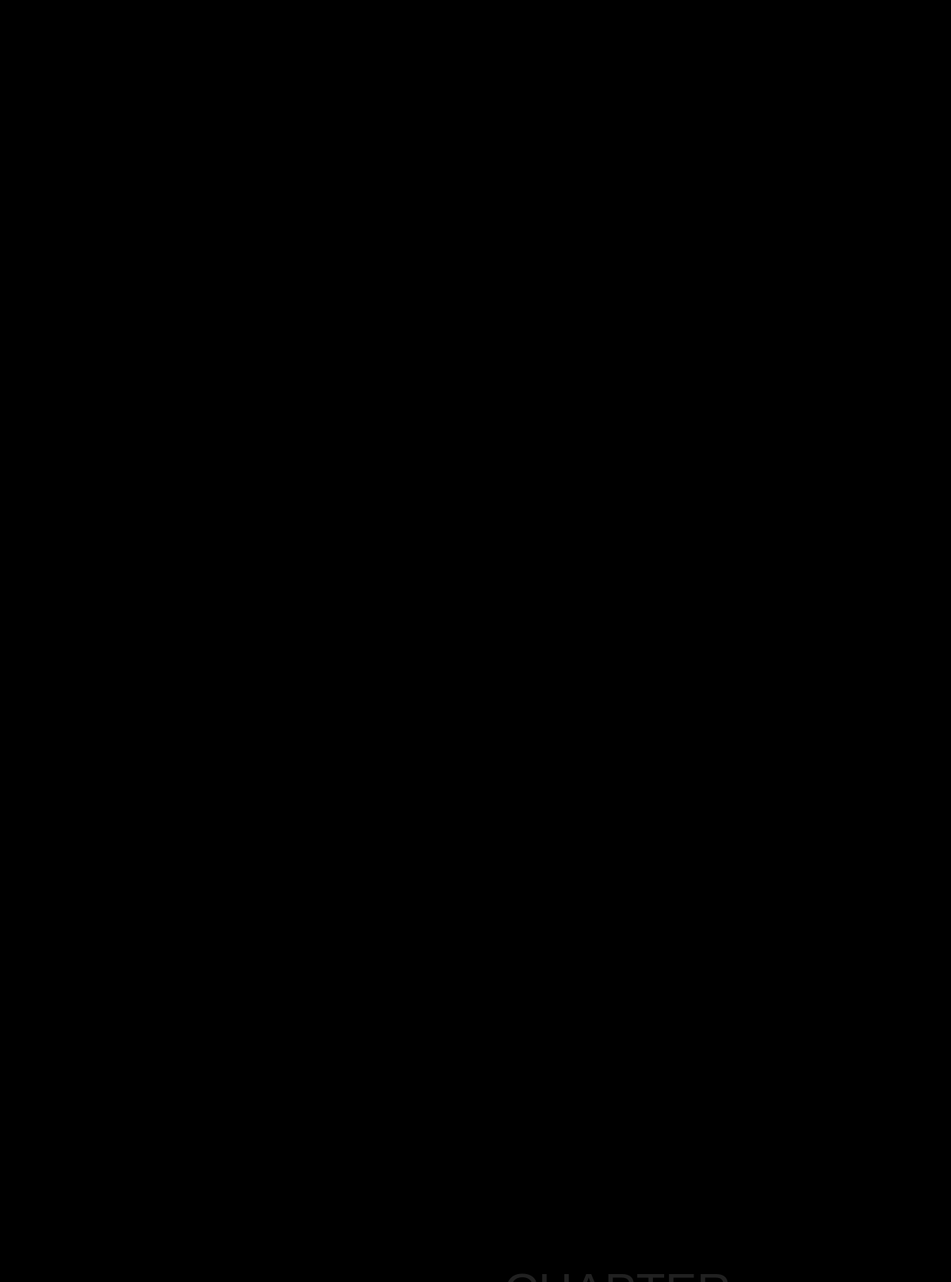
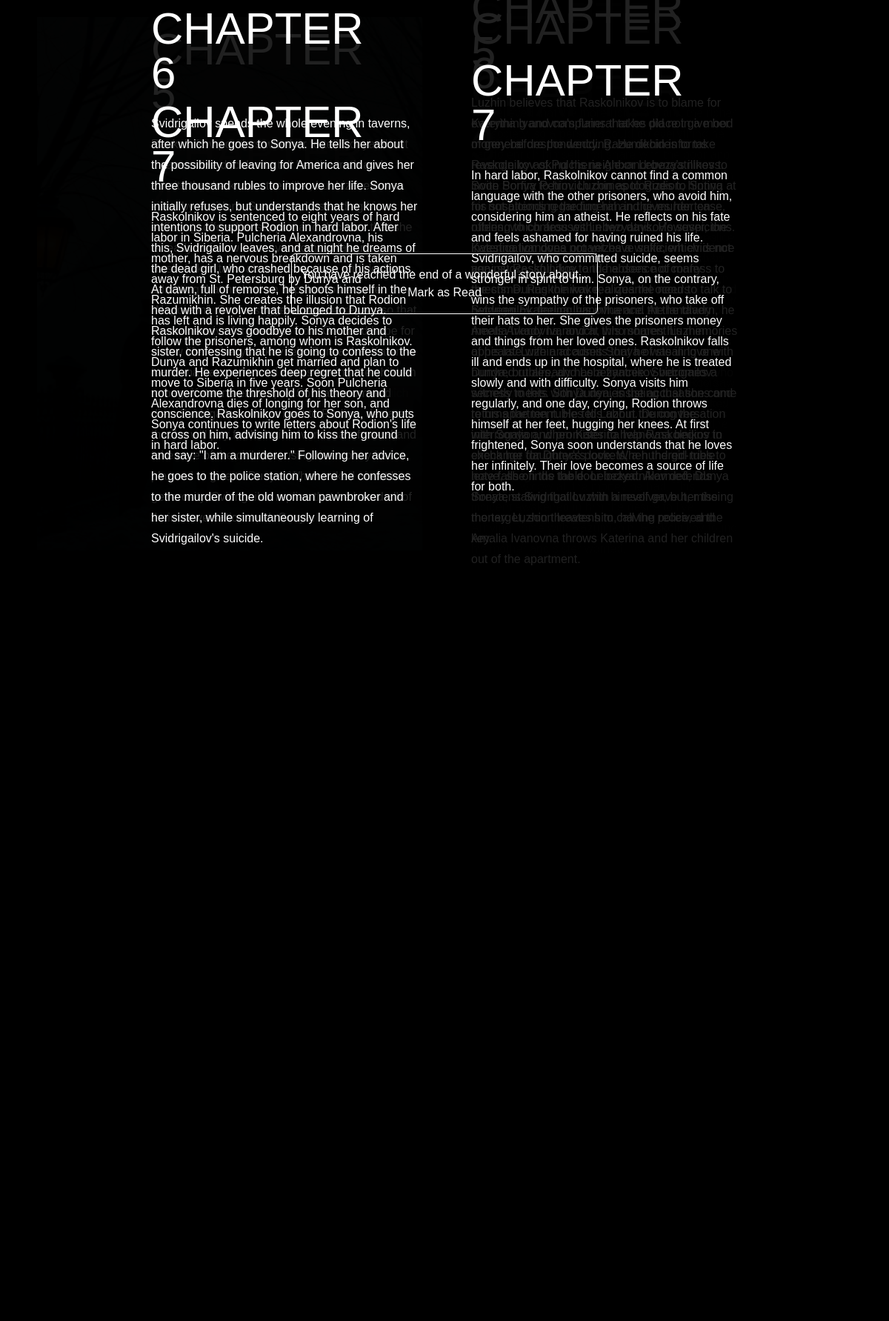
Page /story/story/11/ (signed in, upper part) on the committed database (2 pictures, top to bottom).
### story/models.py (models this page shows, shortened)
class StoryFrame(models.Model):
    story = models.ForeignKey(Story, on_delete=models.CASCADE, related_name='frames')
    chapter = models.IntegerField(null=True, blank=True)
    image = models.ImageField(upload_to='slides/', blank=True, null=True)
    paragraph = models.TextField(blank=True, null=True)
    position = models.CharField('Position', max_length=50, blank=True, null=True)  # Ensure position field exists

### story/views.py (the view)
# urls.py: path('story/<int:story_id>/', views.story_detail, name='story_details'),
@login_required
def story_detail(request, story_id):
    story = get_object_or_404(Story, id=story_id)
    frames = story.frames.all()  # Collect all story frames of current story
    progress = UserStoryProgress.objects.filter(user=request.user, story=story).first()
    user_has_read_story = progress.read if progress else False
    return render(request, 'story/story_details.html', {'story': story, 'frames': frames, 'user_has_read_story': user_has_read_story})

### story/templates/story/story_details.html (shortened to what this page needs)
{% load static %}
<!DOCTYPE html>
<html lang="en">
  <head>
    <link href="https://cdn.jsdelivr.net/npm/bootstrap@5.3.3/dist/css/bootstrap.min.css" rel="stylesheet" />
    <link rel="stylesheet" href="{% static 'story/css/main.css' %}" />
  </head>
  <body>
    <div class="mycontainer">
      <section class="gallery">
        {% if frames %}
          {% for frame in frames %}
            {% if frame.image %}
              <div class="frame {% if forloop.counter|divisibleby:3 %}frame_bg{% endif %}">
                {% if request.user.is_staff or request.user.is_superuser %}
                  <a href="{% url 'story:edit_frame' story.id frame.id %}">
                    <div class="frame__content">
                    </div>
                  </a>
                {% else %}
                  <div class="frame__content">
                    <div class="frame-media frame-media_{{ frame.position }}" style="background-image: url({{ frame.image.url }})"></div>
                  </div>
                {% endif %}
              </div>
            {% endif %}
            {% if frame.paragraph %}
              <div class="frame {% if forloop.counter|divisibleby:3 %}frame_bg{% endif %}">
                {% if request.user.is_staff or request.user.is_superuser %}
                  <a href="{% url 'story:edit_frame' story.id frame.id %}">
                    <div class="frame__content text-{{ frame.position }}">
                      <h3>Chapter {{ frame.chapter }}</h3>
                      <p>{{ frame.paragraph }}</p>
                    </div>
                  </a>
                {% else %}
                  <div class="frame__content text-{{ frame.position }}">
                    <h3>Chapter {{ frame.chapter }}</h3>
                    <p>{{ frame.paragraph }}</p>
                  </div>
                {% endif %}
              </div>
            {% endif %}
          {% endfor %}
        {% endif %}
        <div class="frame">
          <div class="frame__content text-center">
            <form method="post" action="{% url 'story:mark_as_read' story.id %}">
              <button type="submit" class="btn btn-outline-dark py-3">
                You have reached the end of a wonderful story about... <br />
                {% if user_has_read_story %}
                  Mark as Unread
                {% else %}
                  Mark as Read
                {% endif %}
              </button>
            </form>
          </div>
        </div>
      </section>
    </div>
  </body>
</html>

### story/static/story/css/main.css (style rules this page uses)
* { margin: 0; padding: 0; box-sizing: border-box; }
:root { --index: calc(1vw + 1vh); --gutter: 30px; --side-small: 26; --side-big: 36; --depth: 4000px; --transition: .75s cubic-bezier(.075, .5, 0, 1) }
body { scrollbar-width: none; }
body { background-color: #000; color: #fff; font-size: calc(var(--index) * .8); font-family: raleway_c, sans-serif; line-height: 1.75; font-weight: 300; }
a { text-decoration: none; color: inherit; background-color: transparent; }
.mycontainer { width: 100%; height: 100%; position: fixed; perspective: 1500px; }
.gallery { transform-style: preserve-3d; height: 100%; }
.frame { width: 100%; height: 100%; position: absolute; display: flex; align-items: center; justify-content: center; transition: var(--transition), opacity .75s ease; will-change: transform; transform-style: preserve-3d; }
h1, h2, h3, h4 { font-weight: 100; text-transform: uppercase; width: min-content; line-height: 1; }
.frame_bg { background-color: rgb(0 0 0 / .87); }
.text-right > * { position: relative; left: 18vw; }
.text-left > * { position: relative; right: 18vw; }
.frame h3 { font-size: calc(var(--index) * 3); }
.frame p { max-width: 30vw; margin-top: 3vh; }
.btn-outline-dark { color: #fff; border: 1px solid #fff; }

### story/templates/story/story_details.html (style rules this page uses)
body { height: var(--depth); }

### rows in the picture
StoryFrame: chapter "6", paragraph "Svidrigailov spends the whole evening in taverns, after which he goes to Sonya. He tells her about the possibility of leaving for America and gives her three thousand rubles to improve her life. Sonya initially refuses, but understands that he knows her intentions to support Rodion in hard labor. After this, Svidrigailov leaves, and at night he dreams of the dead girl, who crashed because of his actions. At dawn, full of remorse, he shoots himself in the head with a revolver that belonged to Dunya. Raskolnikov says goodbye to his mother and sister, confessing that he is going to confess to the murder. He experiences deep regret that he could not overcome the threshold of his theory and…"
StoryFrame: chapter "7", paragraph "Raskolnikov is sentenced to eight years of hard labor in Siberia. Pulcheria Alexandrovna, his mother, has a nervous breakdown and is taken away from St. Petersburg by Dunya and Razumikhin. She creates the illusion that Rodion has left and is living happily. Sonya decides to follow the prisoners, among whom is Raskolnikov. Dunya and Razumikhin get married and plan to move to Siberia in five years. Soon Pulcheria Alexandrovna dies of longing for her son, and Sonya continues to write letters about Rodion's life in hard labor."
StoryFrame: chapter "7", paragraph "In hard labor, Raskolnikov cannot find a common language with the other prisoners, who avoid him, considering him an atheist. He reflects on his fate and feels ashamed for having ruined his life. Svidrigailov, who committed suicide, seems stronger in spirit to him. Sonya, on the contrary, wins the sympathy of the prisoners, who take off their hats to her. She gives the prisoners money and things from her loved ones. Raskolnikov falls ill and ends up in the hospital, where he is treated slowly and with difficulty. Sonya visits him regularly, and one day, crying, Rodion throws himself at her feet, hugging her knees. At first frightened, Sonya soon understands that he loves her infinitely.…"
